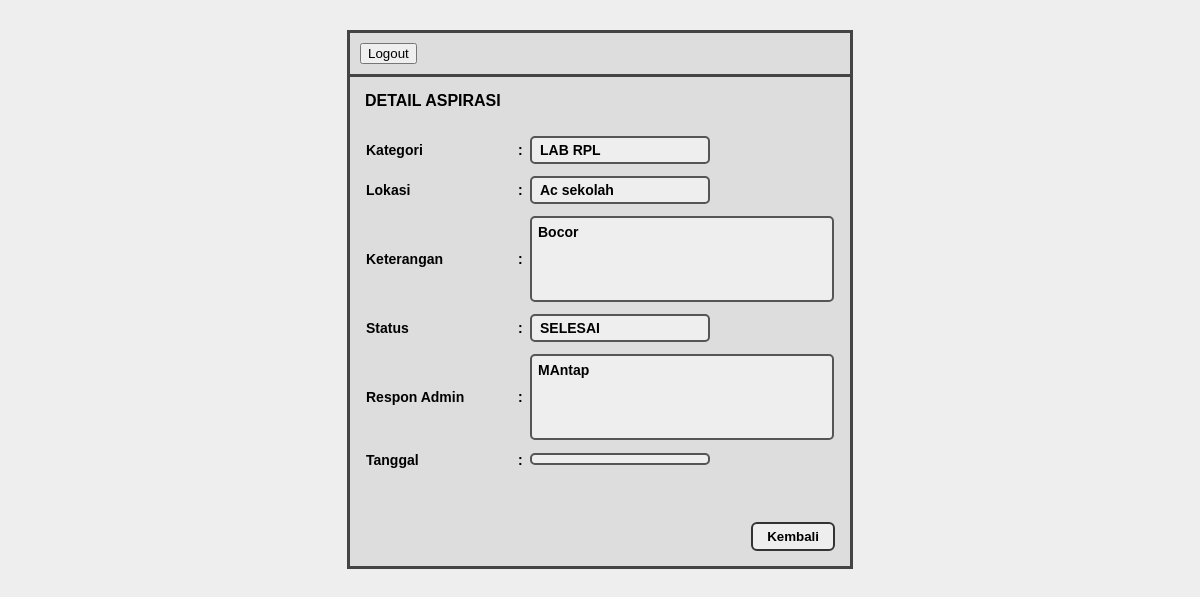
The app's page /rhayi.ukk/siswa/detail-aspirasi.php (signed in), older data.
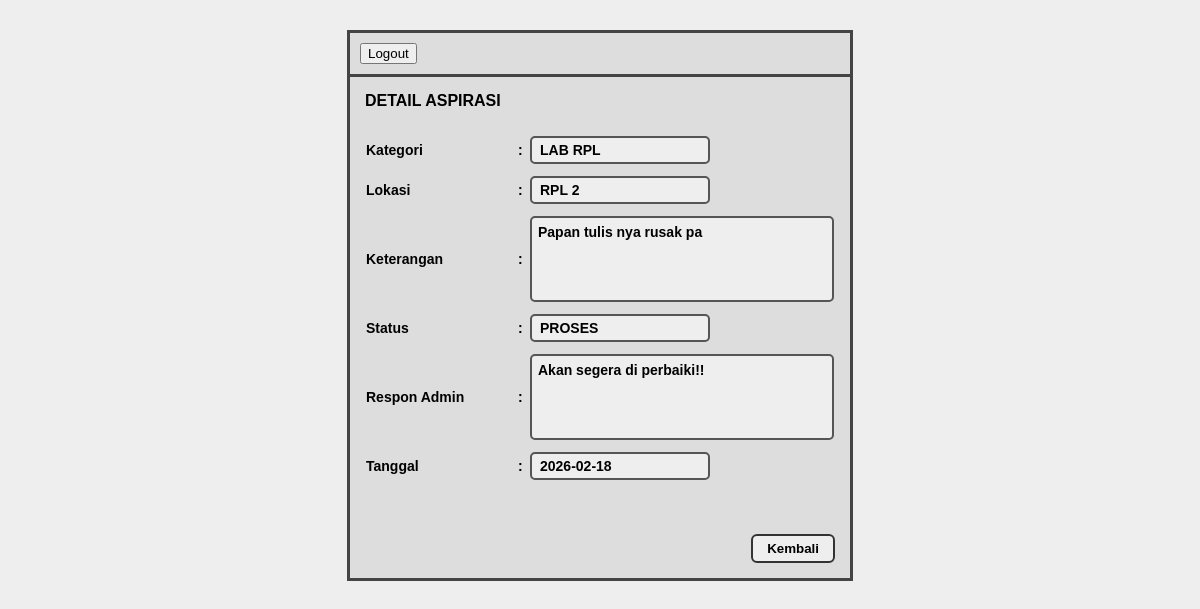
The same page, newer data.
### tables this page shows
CREATE TABLE `tb_aspirasi` (
  `id_pelaporan` int(11) NOT NULL,
  `nis` varchar(225) NOT NULL,
  `id_kategori` int(11) NOT NULL,
  `lokasi` varchar(225) NOT NULL,
  `ket` varchar(225) NOT NULL,
  `status` enum('menunggu','proses','selesai') NOT NULL DEFAULT 'menunggu',
  `feedback` varchar(225) DEFAULT NULL,
  `tanggal` date NOT NULL
);

### rhayi.ukk/siswa/detail-aspirasi.php (the view, shortened to what this page needs)
<!DOCTYPE html>
<html lang="en">
<head>
</head>
<body>
<?php
$koneksi = mysqli_connect("localhost", "root", "", "ujikom_12rpl2_rhayi");
$nis_login = $_SESSION['nis'];
$query = mysqli_query($koneksi, "SELECT * FROM tb_aspirasi
JOIN tb_kategori ON tb_aspirasi.id_kategori = tb_kategori.id_kategori
WHERE nis = '$nis_login'");
?>
<div class="wrapper">
<div class="top">
    <a href="logout.php">
    <button class="logout-btn">Logout</button>
</div>
<div class="judul">DETAIL ASPIRASI</div>
<div class="table-box">
<?php $data = mysqli_fetch_assoc($query); ?>
<table>
<tr>
<td class="label">Kategori</td>
<td class="titik">:</td>
<td><div class="inputbox"><?= $data['ket_kategori']; ?></div></td>
</tr>
<tr>
<td class="label">Lokasi</td>
<td class="titik">:</td>
<td><div class="inputbox"><?= $data['lokasi']; ?></div></td>
</tr>
<tr>
<td class="label">Keterangan</td>
<td class="titik">:</td>
<td><div class="textarea"><?= $data['ket']; ?></div></td>
</tr>
<tr>
<td class="label">Status</td>
<td class="titik">:</td>
<td><div class="inputbox"><?= strtoupper($data['status']); ?></div></td>
</tr>
<tr>
<td class="label">Respon Admin</td>
<td class="titik">:</td>
<td>
<div class="textarea">
<?= $data['feedback'] ? $data['feedback'] : 'Belum ada respon'; ?>
</div>
</td>
</tr>
<tr>
<td class="label">Tanggal</td>
<td class="titik">:</td>
<td><div class="inputbox"><?= strtoupper($data['tanggal']); ?></div></td>
</tr>
</table>
<br>
</div>
<div class="footer">
<button class="back" onclick="history.back()">Kembali</button>
</div>
</div>
</body>
</html>

Row changes from the older to the newer data that the page shows:
removed tb_aspirasi: lokasi "Ac sekolah", ket "Bocor", status "SELESAI", feedback "MAntap"
added tb_aspirasi: lokasi "RPL 2", ket "Papan tulis nya rusak pa", status "PROSES", feedback "Akan segera di perbaiki!!", tanggal "2026-02-18"
